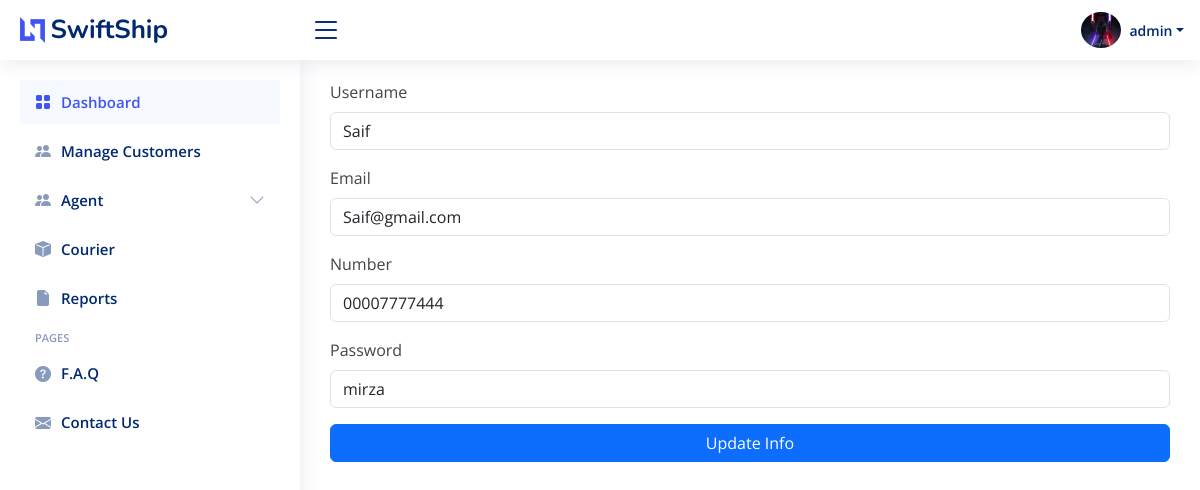
/Backend/update-customer.php?customer_id=1 (signed in), run on the app's committed database.
### tables this page shows
CREATE TABLE `user` (
  `id` int(11) NOT NULL,
  `image` varchar(60) NOT NULL DEFAULT '65899fb9283b2.png',
  `branch_id` int(11) DEFAULT NULL,
  `username` varchar(50) NOT NULL,
  `email` varchar(50) NOT NULL,
  `Number` varchar(20) NOT NULL,
  `Password` varchar(25) NOT NULL,
  `city` text NOT NULL,
  `type` int(11) NOT NULL DEFAULT 3 COMMENT '1=Admin, \r\n2=agent\r\n3=user',
  `date_created` datetime NOT NULL DEFAULT current_timestamp()
);

### Backend/update-customer.php (the view, shortened to what this page needs)
<?php
    require_once './db/config.php';
?>
<!DOCTYPE html>
<html lang="en">
<head>
  <link href="assets/vendor/bootstrap/css/bootstrap.min.css" rel="stylesheet">
  <link href="assets/vendor/bootstrap-icons/bootstrap-icons.css" rel="stylesheet">
  <link href="assets/vendor/boxicons/css/boxicons.min.css" rel="stylesheet">
  <link href="assets/vendor/quill/quill.snow.css" rel="stylesheet">
  <link href="assets/vendor/quill/quill.bubble.css" rel="stylesheet">
  <link href="assets/vendor/remixicon/remixicon.css" rel="stylesheet">
  <link href="assets/vendor/simple-datatables/style.css" rel="stylesheet">
  <link href="assets/css/style.css" rel="stylesheet">
</head>
<body>
<?php require_once './forms/header.php'?>
<?php
  if (isset($_GET['customer_id'])) {
    $c_id = $_GET['customer_id'];
    $sql = "SELECT * FROM user WHERE id = '$c_id'";
    $result = $conn->query($sql);
    if ($result->num_rows > 0) {
      $row = $result->fetch_assoc();
      $c_name = $row['username'];
      $c_mail = $row['email'];
      $c_num = $row['Number'];
      $c_pass = $row['Password'];
    }
  }
?>
  <main id="main" class="main">
    <section class="section dashboard">
                  <form class="row g-3 needs-validation" method="POST" novalidate>
                    <div class="col-12">
                      <label for="yourEmail" class="form-label">Username</label>
                      <input type="text" name="username" class="form-control" id="yourStreet" value="<?php echo $c_name?>">
                    </div>
                    <div class="col-12">
                      <label for="yourEmail" class="form-label">Email</label>
                      <input type="email" name="email" class="form-control" id="yourCity" value="<?php echo $c_mail?>">
                    </div>
                    <div class="col-12">
                      <label for="yourPassword" class="form-label">Number</label>
                      <input type="number" name="number" class="form-control" id="yourCountry" value="<?php echo $c_num?>">
                    </div>
                    <div class="col-12">
                      <label for="yourPassword" class="form-label">Password</label>
                      <input type="text" name="password" class="form-control" id="yourPassword" value="<?php echo $c_pass?>">
                    </div>
                    <div class="col-12">
                      <button class="btn btn-primary w-100" name="submit" type="submit">Update Info</button>
                    </div>
                  </form>
    </section>
  </main>
  <?php require_once './forms/sidebar.php'?>
</body>
</html>

### Backend/forms/header.php (shortened to what this page needs)
<?php
  $user_id = $_SESSION['id'];
  $sql = "SELECT * FROM user WHERE id = '$user_id';";
  $result = $conn->query($sql);
  if ($result->num_rows > 0) {
    $detail = $result->fetch_assoc();
  }
?>
  <header id="header" class="header fixed-top d-flex align-items-center">
    <div class="d-flex align-items-center justify-content-between">
      <a href="index.php" class="logo d-flex align-items-center">
        <img src="assets/img/logo.png" alt="">
        <span class="d-none d-lg-block">SwiftShip</span>
      </a>
      <i class="bi bi-list toggle-sidebar-btn"></i>
    </div>
    <nav class="header-nav ms-auto">
      <ul class="d-flex align-items-center">
        <li class="nav-item dropdown pe-3">
          <?php
            $id = $_SESSION['id'];
            $sql = "SELECT * FROM user WHERE id = '$id'";
            $result = $conn->query($sql);
            if ($result == TRUE) {
              while ($row = $result->fetch_assoc()) {
                $image = $row['image'];
              }
            }
          ?>
          <a class="nav-link nav-profile d-flex align-items-center pe-0" href="#" data-bs-toggle="dropdown">
          <img src="uploads/<?php echo $image; ?>" height="100" width="40"title="<?php echo $image; ?>" class="rounded-circle">
            <span class="d-none d-md-block dropdown-toggle ps-2"><?php echo $detail['username'] ?></span>
          </a>
        </li>
      </ul>
    </nav>
  </header>

### Backend/assets/css/style.css (style rules this page uses)
:root { scroll-behavior: smooth; }
body { font-family: "Open Sans", sans-serif; color: #444444; }
a { color: #4154f1; text-decoration: none; }
#main { margin-top: 60px; padding: 20px 30px; transition: all 0.3s; }
.logo { line-height: 1; }
@media (min-width: 1200px) { .logo { width: 280px; } }
.logo img { max-height: 26px; margin-right: 6px; }
.logo span { font-size: 26px; font-weight: 700; color: #012970; font-family: "Nunito", sans-serif; }
.header { transition: all 0.5s; z-index: 997; height: 60px; box-shadow: 0px 2px 20px rgba(1, 41, 112, 0.1); background-color: #fff; padding-left: 20px; }
.header .toggle-sidebar-btn { font-size: 32px; padding-left: 10px; cursor: pointer; color: #012970; }
.header-nav ul { list-style: none; }
.header-nav>ul { margin: 0; padding: 0; }
.header-nav .nav-profile { color: #012970; }
.header-nav .nav-profile img { max-height: 36px; }
.header-nav .nav-profile span { font-size: 14px; font-weight: 600; }
@media (min-width: 1200px) { #main, #footer { margin-left: 300px; } }
::placeholder { color: #eee; opacity: 1 }

### data on the page
user: image (picture), username "admin"
user: username "Saif", email "Saif@gmail.com", number "00007777444", password "mirza"
